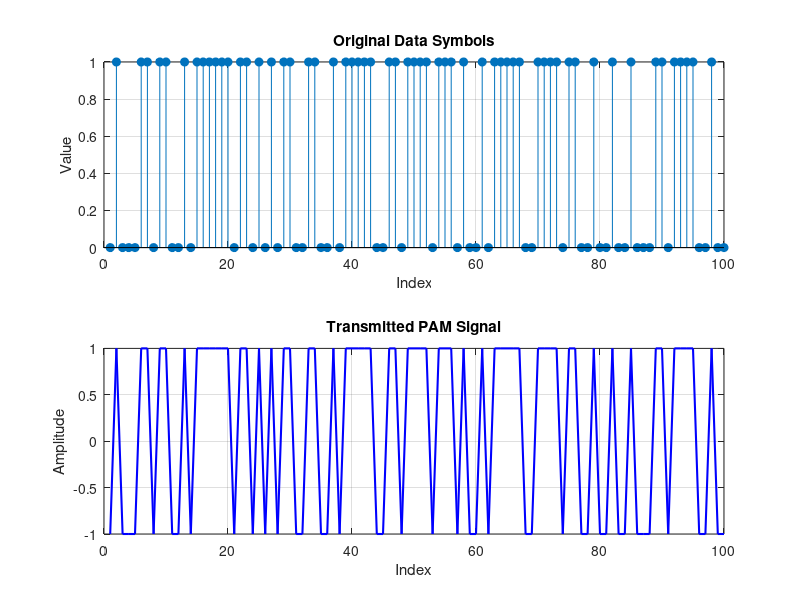

Recreate this plot in MATLAB. (Note: this script raises an error after producing the figure.)
clc; clear; close all;

% CONFIGURATION
num_syms = 1e5;                    % Total number of symbols
mod_orders = [2, 4, 8];            % PAM modulation orders
snr_range_db = 0:2:20;             % SNR values in dB
samples_to_display = 100;          % Number of signal samples to visualize

% Initialize result matrices

ber_measured = zeros(length(mod_orders), length(snr_range_db));
ber_expected = zeros(length(mod_orders), length(snr_range_db));
ser_measured = zeros(length(mod_orders), length(snr_range_db));

% Loop over each modulation order

for mod_idx = 1:length(mod_orders)
    M = mod_orders(mod_idx);               % Current modulation order
    bits_per_sym = log2(M);                % Bits per symbol
    energy_sym = (M^2 - 1) / 3;             % Avg symbol energy for M-PAM

    % Generate random data and modulate

    symbol_stream = randi([0 M-1], num_syms, 1);
    tx_signal = pammod(symbol_stream, M);

    % Show sample of input and modulated signals (only for first case)

    if mod_idx == 1
        figure;
        subplot(2,1,1);
        stem(symbol_stream(1:samples_to_display), 'filled');
        title('Original Data Symbols');
        xlabel('Index'); ylabel('Value'); grid on;

        subplot(2,1,2);
        plot(tx_signal(1:samples_to_display), 'b', 'LineWidth', 1.5);
        title('Transmitted PAM Signal');
        xlabel('Index'); ylabel('Amplitude'); grid on;
    end

    % Sweep through SNR values

    for snr_idx = 1:length(snr_range_db)
        snr_db = snr_range_db(snr_idx);
        snr_linear = 10^(snr_db / 10);
        eb_n0 = snr_linear / bits_per_sym;
        noise_var = energy_sym / (2 * eb_n0);

        % AWGN Channel

        awgn = sqrt(noise_var) * randn(num_syms, 1);
        rx_signal = tx_signal + awgn;

        % Visualize at SNR = 10 dB

        if snr_db == 10
            figure;
            subplot(3,1,1);
            plot(tx_signal(1:samples_to_display), 'b', 'LineWidth', 1.5);
            title(sprintf('%d-PAM - Clean Signal (10 dB SNR)', M));
            xlabel('Index'); ylabel('Amplitude'); grid on;

            subplot(3,1,2);
            plot(rx_signal(1:samples_to_display), 'r', 'LineWidth', 1.5);
            title('Noisy Received Signal'); xlabel('Index');
            ylabel('Amplitude'); grid on;
        end

        % Demodulate

        sym_received = pamdemod(rx_signal, M);

        % Plot demodulation results
        if snr_db == 10
            subplot(3,1,3);
            stem(sym_received(1:samples_to_display), 'filled', 'MarkerSize', 4);
            hold on;
            stem(symbol_stream(1:samples_to_display), 'r--', 'MarkerSize', 2);
            title('Demodulated vs Original Symbols');
            legend('Received', 'Original');
            xlabel('Index'); ylabel('Value'); grid on;
        end

        % Error calculations

        ser_measured(mod_idx, snr_idx) = mean(sym_received ~= symbol_stream);

        bits_tx = de2bi(symbol_stream, bits_per_sym, 'left-msb');
        bits_rx = de2bi(sym_received, bits_per_sym, 'left-msb');
        total_bit_errors = sum(bits_tx ~= bits_rx, 'all');
        ber_measured(mod_idx, snr_idx) = total_bit_errors / (num_syms * bits_per_sym);

        % Theoretical BER
        if M == 2
            ber_expected(mod_idx, snr_idx) = qfunc(sqrt(2 * eb_n0));
        else
            ber_expected(mod_idx, snr_idx) = ...
                2 * (M - 1) / M * qfunc(sqrt((6 * log2(M) / (M^2 - 1)) * eb_n0));
        end
    end
end

% Visualization of BER results
line_styles = {'^-', 'x--', '*-.'};
line_colors = {'m', 'c', 'k'};

for mod_idx = 1:length(mod_orders)
    figure;
    subplot(length(mod_orders), 1, mod_idx); hold on;

    semilogy(snr_range_db, ber_measured(mod_idx,:), line_styles{mod_idx}, ...
        'Color', line_colors{mod_idx}, 'LineWidth', 2, 'MarkerSize', 6);
    
    semilogy(snr_range_db, ber_expected(mod_idx,:), line_styles{mod_idx}, ...
        'Color', line_colors{mod_idx}, 'LineWidth', 2, ...
        'MarkerFaceColor', 'none', 'MarkerSize', 6);

    title(sprintf('BER vs. SNR for %d-PAM', mod_orders(mod_idx)), 'FontSize', 14);
    xlabel('SNR (dB)'); ylabel('Bit Error Rate'); grid on;
    legend('Simulated', 'Theoretical', 'Location', 'northeast');
end

sgtitle('BER Performance of M-PAM Using Correlation Receiver', 'FontSize', 16);

% Print SER Table

fprintf('\n--- SYMBOL ERROR RATE REPORT ---\n');
for mod_idx = 1:length(mod_orders)
    fprintf('\nM = %d-PAM\n', mod_orders(mod_idx));
    fprintf('SNR (dB) | SER (Simulated)\n');
    for snr_idx = 1:length(snr_range_db)
        fprintf('%8.2f | %.5f\n', snr_range_db(snr_idx), ser_measured(mod_idx, snr_idx));
    end
end